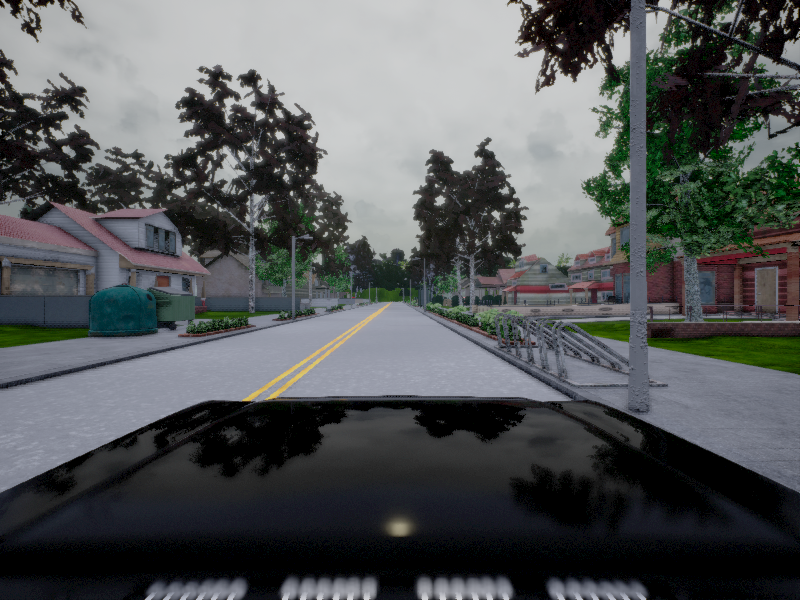
#> input picture 000125.png, 800 x 600 px
$ python lineas_2_3_intersec.py
#> lines starting #> are read from the running program, lines starting #| are printed output that depends on the picture; after the words box and inside, x2 and y2 are one past the last pixel; in counts of white or black regions, pixels touching at a corner belong together; long printed decimals are rounded
import cv2
import numpy as np

print (cv2.__version__)

img = cv2.imread('000125.png')
#> img is the input picture: shape (600, 800, 3); mean B, G, R 88.2, 87.3, 84.3

gray = cv2.cvtColor(img,cv2.COLOR_BGR2GRAY)
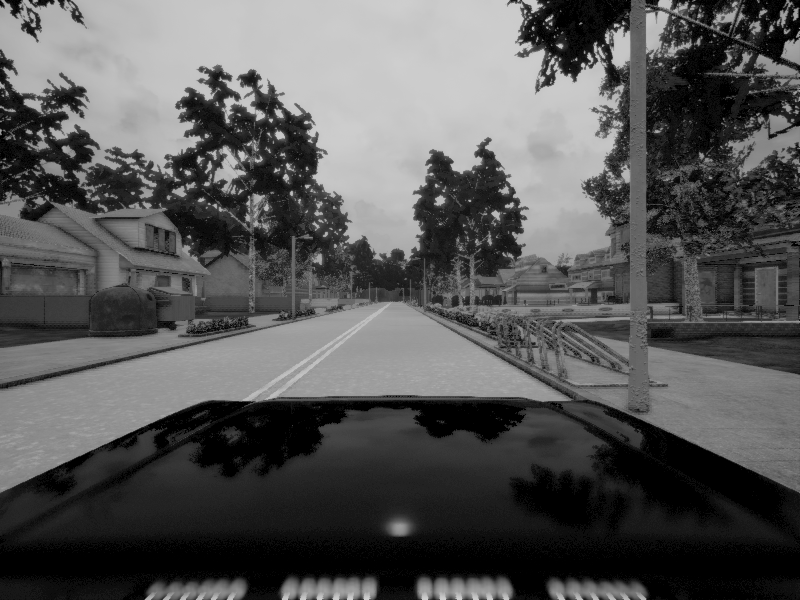
#> gray: shape (600, 800); min 0, max 209, mean 86.5
# cv2.imwrite('lineas_2_gray.jpg',gray)
edges = cv2.Canny(gray,50,150,apertureSize = 3)
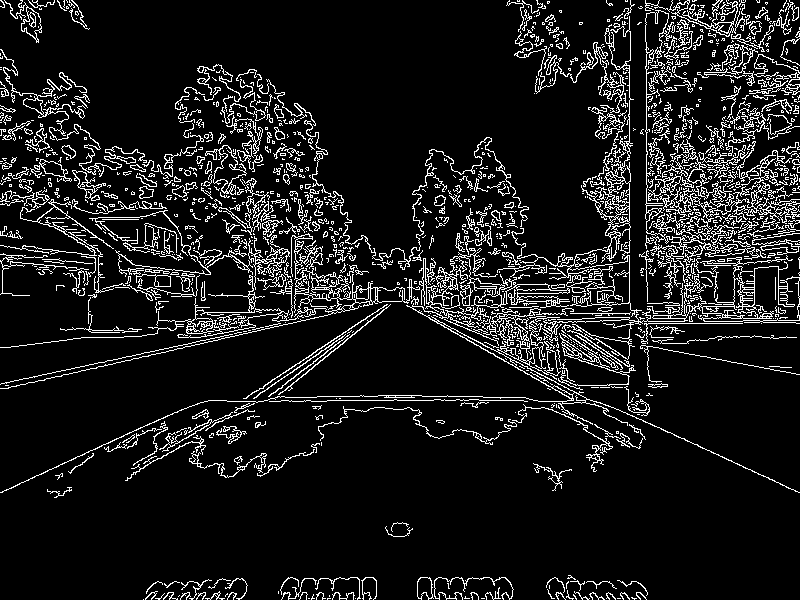
#> edges: shape (600, 800); 10.3% white in thin lines or dots
cv2.imwrite('lineas_edges.jpg',edges)

lines = cv2.HoughLines(edges,1,np.pi/180,200)
#> lines = 157 rows, first 8: [375, 1.36], [380, 1.34], [345, 1.45], [215, 1.76], [629, 0], [253, 1.66], [109, 2.01], [646, 0]

edges = cv2.cvtColor(edges,cv2.COLOR_GRAY2BGR)
#> edges: shape (600, 800, 3); 10.3% white in thin lines or dots
width, height,channels = img.shape
#> width = 600; height = 800; channels = 3

cv2.line(img,(int(height/2),0),(int(height/2),width),(255,0,0),2)
cv2.line(img,(0,int(width/2)),(height,int(width/2)),(255,0,0),2)
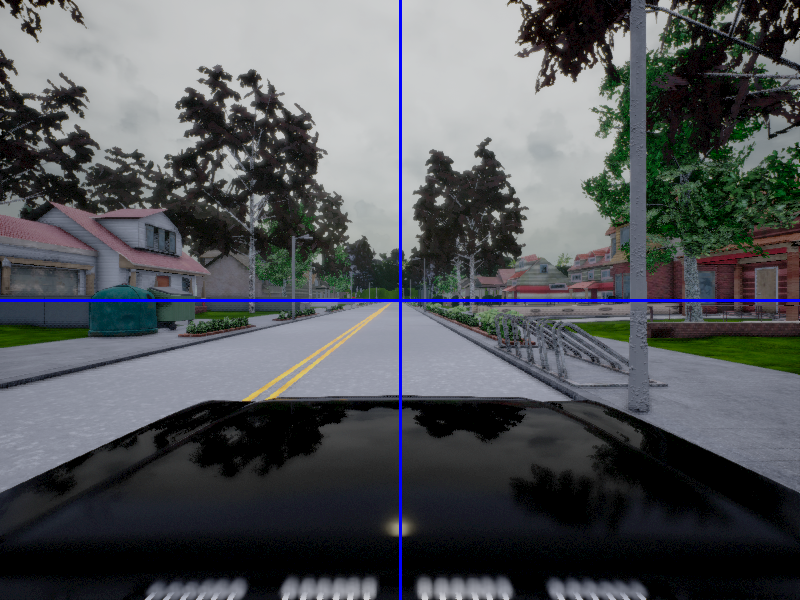
#> img: shape (600, 800, 3); mean B, G, R 89.6, 86.4, 83.5
cv2.line(edges,(int(height/2),0),(int(height/2),width),(255,0,0),2)
cv2.line(edges,(0,int(width/2)),(height,int(width/2)),(255,0,0),2)
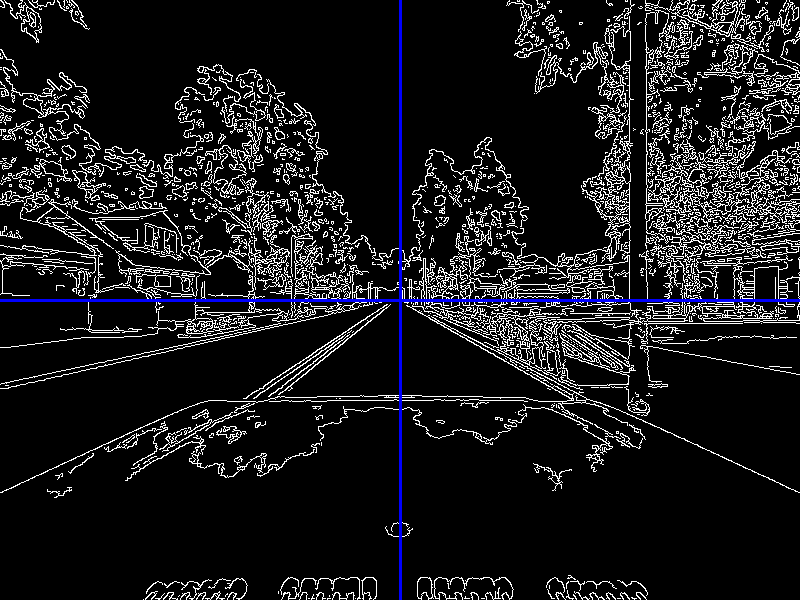
#> edges: shape (600, 800, 3); mean B, G, R 28.3, 26, 26

righLines = []
leftLines = []
print (len(lines))
#| 157
for line in lines:
    for rho,theta in line:
        a = np.cos(theta) #pendiente
        b = np.sin(theta) #pendiente
        x0 = a*rho #desplazamiento en X
        y0 = b*rho #desplazamiento en Y
        if theta*(180/np.pi) < 89 and theta*(180/np.pi) > 1 and y0 > int(width/2) :
            print (line)
            # leftLines.append([rho,theta])
            # print (leftLines)
            # print('-----------------------------------------------')
            x1 = int(x0 + 1000*(-b))
            y1 = int(y0 + 1000*(a))
            x2 = int(height/2)
            y2 = int((rho - int(height/2)*(a))/b)

            cv2.line(img,(x1,y1),(x2,y2),(0,0,255),2)
            cv2.line(edges,(x1,y1),(x2,y2),(0,0,255),2)
            cv2.line(edges,(x2,y2),(x2,y2),(0,255,0),6)
        elif theta*(180/np.pi) >91 and theta*(180/np.pi) < 179:
            righLines.append([rho,theta])

            x1 = int(height/2)
            y1 = int((rho - int(height/2)*(a))/b)
            x2 = int(x0 - 1000*(-b))
            y2 = int(y0 - 1000*(a))

            cv2.line(img,(x1,y1),(x2,y2),(0,0,255),2)
            cv2.line(edges,(x1,y1),(x2,y2),(0,0,255),2)
            cv2.line(edges,(x1,y1),(x1,y1),(255,160,0),6)
#> this loop made 157 passes
#| [[375.          1.361]]
#| [[380.          1.344]]
#| [[345.          1.449]]
#| [[467.          0.9774]]
#| [[466.           0.9948]]
#| [[471.          0.9774]]
#| [[377.          1.344]]
#| [[347.          1.449]]
#> (further printed lines are left out)
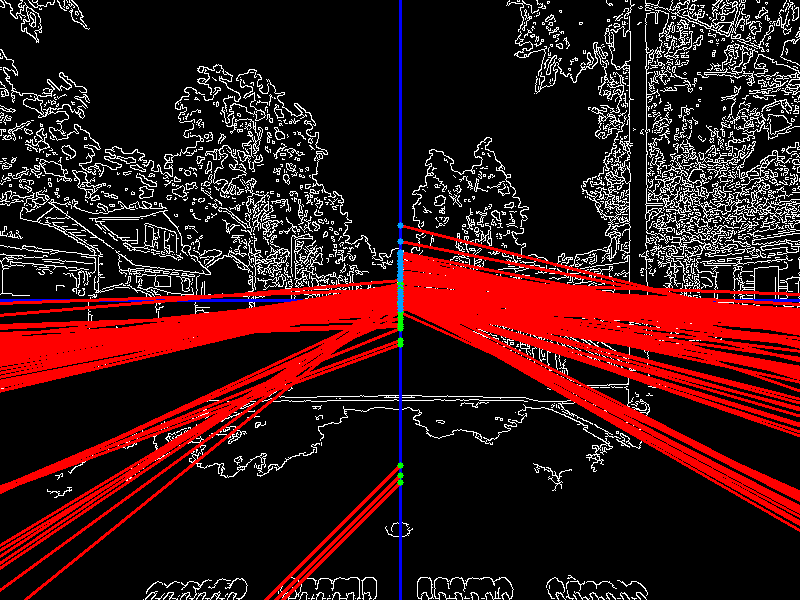
#> edges: shape (600, 800, 3); 14.66% of pixels changed, all inside (x1, y1, x2, y2) = (0, 222, 800, 600)
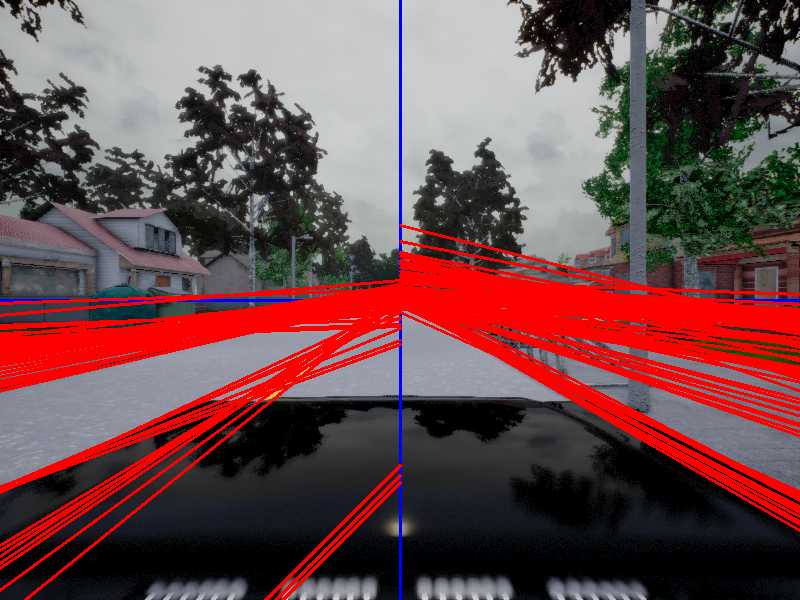
#> img: shape (600, 800, 3); 14.61% of pixels changed, all inside (x1, y1, x2, y2) = (0, 224, 800, 600)
#> after the loop, righLines = 78 pairs, first value 60 to 295, second value 1.61 to 2.09

print (len(leftLines))
print (len(righLines))
#| 78

for pointR in righLines:
    for pointL in leftLines:
        c1 = pointR[0] / np.sin(pointR[1])
        m1 = (-1)*(1/np.tan(pointR[1]))
        c2 = pointL[0] / np.sin(pointL[1])
        m2 = (-1)*(1/np.tan(pointL[1]))

        x0 = int((c1-c2)/(m2-m1))
        y0 = int(m1*x0 + c1)
        cv2.line(edges,(x0,y0),(x0,y0),(0,255,0),6)
#> this loop made 78 passes
#> pointR on passes 1 to 12: [215, 1.76], [253, 1.66], [109, 2.01], [261, 1.64], [123, 1.99], [264, 1.64], [252, 1.68], [260, 1.66], [280, 1.62], [77, 2.06], [287, 1.61], [259, 1.64]

cv2.line(edges,(int(height/2),int(width/2)),(int(height/2),int(width/2)),(0,100,255),10) # Punto medio
#> edges: shape (600, 800, 3); 0.02% of pixels changed, all inside (x1, y1, x2, y2) = (395, 295, 406, 306)

cv2.imwrite('lineas_2_edges.jpg',edges)
cv2.imwrite('lineas_2_1.jpg',img)

$ run again, with 000200.png copied over 000125.png
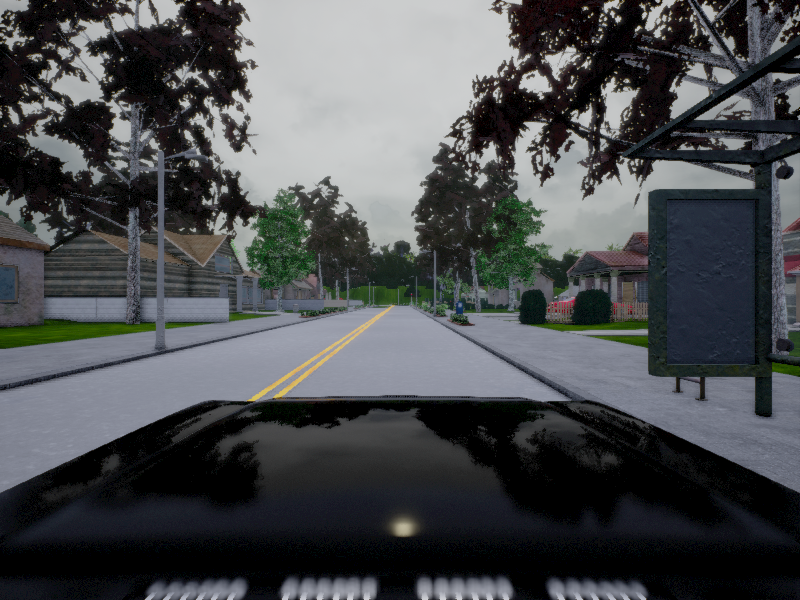
#> input picture 000200.png, 800 x 600 px
#> img is the input picture: shape (600, 800, 3); mean B, G, R 78.8, 76.6, 74.2
#> `edges = cv2.Canny(gray,50,150,apertureSize = 3)`:
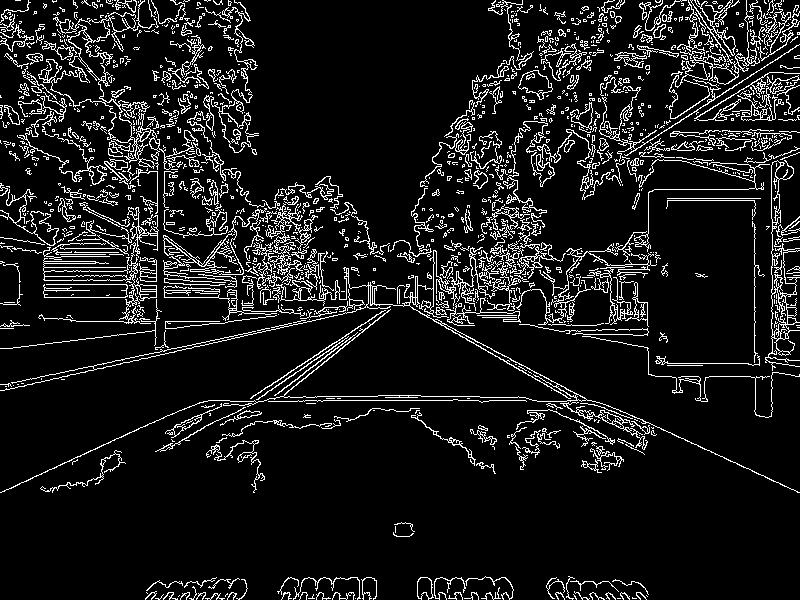
#> edges: shape (600, 800); 9.9% white in thin lines or dots
#> lines = 42 rows, first 8: [60, 2.09], [377, 1.36], [400, 1.57], [346, 1.45], [77, 2.06], [469, 1.01], [381, 1.34], [485, 0.89]
#| 42
#> the loop `for line in lines:` made 42 passes
#> (printed output is left out)
#> after the loop `for line in lines:`:
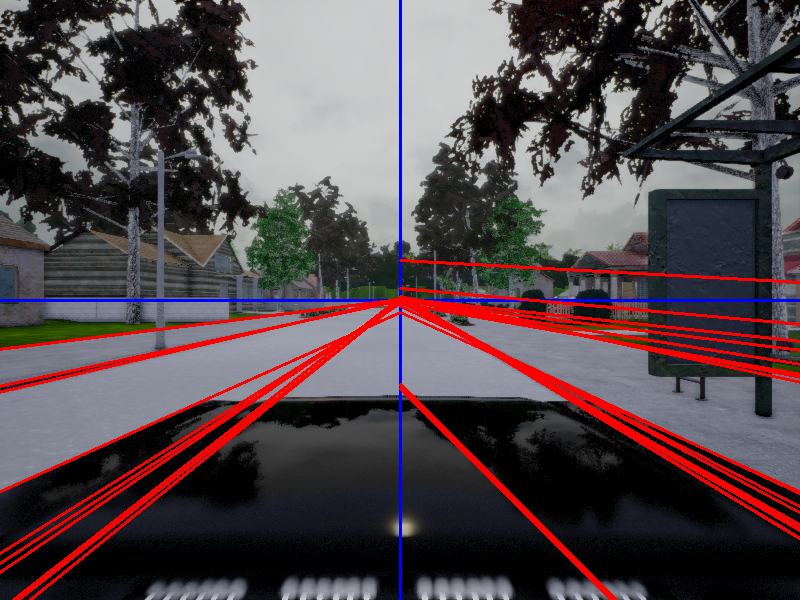
#> img: shape (600, 800, 3); mean B, G, R 76.6, 72.4, 85
#> after the loop `for line in lines:`: righLines = [[60, 2.09], [77, 2.06], [109, 2.01], [88, 2.04], [123, 1.99], [234, 1.73], [218, 1.76], [-8, 2.36], [253, 1.66], [70, 2.08], [229, 1.75], [49, 2.11], [-11, 2.36], [239, 1.62], [57, 2.09], [250, 1.69], [255, 1.68], [207, 1.78]]
#| 18
#> the loop `for pointR in righLines:` made 18 passes

$ run again, with 000355.png copied over 000125.png
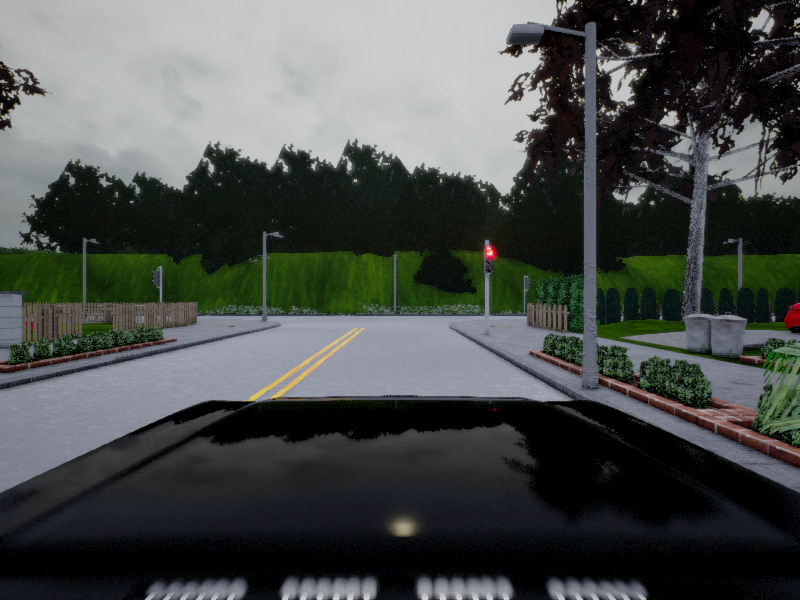
#> input picture 000355.png, 800 x 600 px
#> img is the input picture: shape (600, 800, 3); mean B, G, R 75.5, 77.9, 73.9
#> `edges = cv2.Canny(gray,50,150,apertureSize = 3)`:
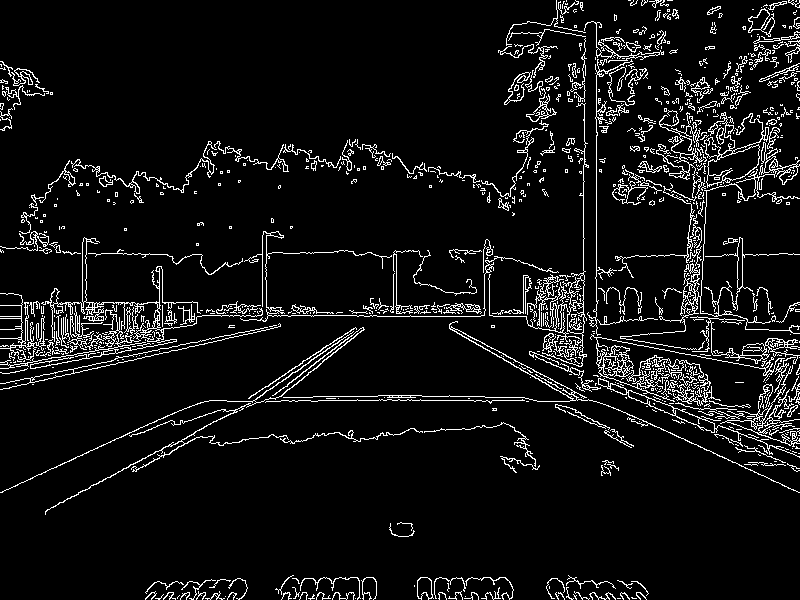
#> edges: shape (600, 800); 7% white in thin lines or dots
#> lines = 20 rows, first 8: [316, 1.57], [596, 0], [400, 1.57], [119, 1.97], [309, 1.59], [312, 1.57], [472, 1.08], [305, 1.59]
#| 20
#> the loop `for line in lines:` made 20 passes
#> (printed output is left out)
#> after the loop `for line in lines:`:
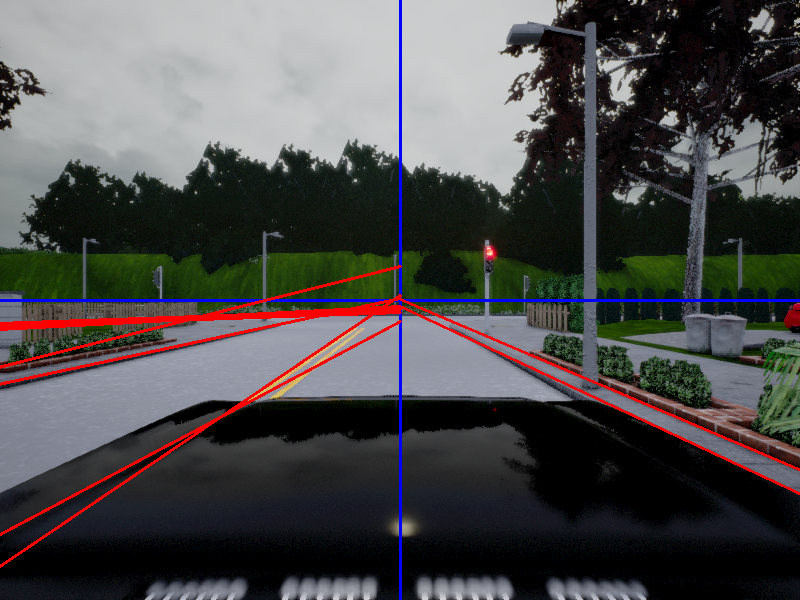
#> img: shape (600, 800, 3); mean B, G, R 75.6, 75.6, 77.1
#> after the loop `for line in lines:`: righLines = [[119, 1.97], [109, 2.01]]
#| 2
#> the loop `for pointR in righLines:` made 2 passes
